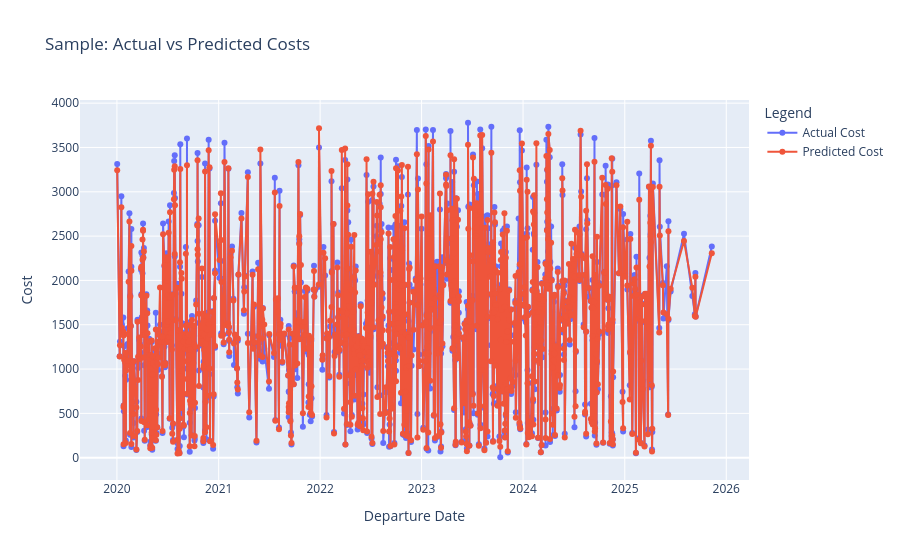

The notebook cell saved with this chart:
### Code cell
import plotly.graph_objects as go

# Create the interactive plot of Actual vs Predicted costs
test_df = X_test.copy()
test_df[target] = y_test
test_df['PREDICTED_COST'] = predictions
test_df['DEP_DATE'] = df.loc[X_test.index, 'DEP_DATE']

# Sample a subset of the test data for visualization
sample_df = test_df.sample(n=1000, random_state=1)  # Adjust sample size as needed
sample_df = sample_df.sort_values(by='DEP_DATE')
# Create the interactive plot
fig = go.Figure()

# Add Actual Cost trace
fig.add_trace(go.Scatter(
    x=sample_df['DEP_DATE'],
    y=sample_df[target],
    mode='lines+markers',
    name='Actual Cost'
))

# Add Predicted Cost trace
fig.add_trace(go.Scatter(
    x=sample_df['DEP_DATE'],
    y=sample_df['PREDICTED_COST'],
    mode='lines+markers',
    name='Predicted Cost'
))

# Update layout for better readability
fig.update_layout(
    title='Sample: Actual vs Predicted Costs',
    xaxis_title='Departure Date',
    yaxis_title='Cost',
    legend_title='Legend'
)

# Show the plot
fig.show()

### Figure 1 — Plotly figure (JSON) as saved in the notebook; plotly's stock layout.template omitted (floating-point values rounded to 4 significant figures; data arrays with more than 128 entries replaced by an {"elided": "..."} marker saying what was removed)
{"data": [{"mode": "lines+markers", "name": "Actual Cost", "type": "scatter", "x": {"elided": "1000 str values"}, "y": {"elided": "1000 float values"}}, {"mode": "lines+markers", "name": "Predicted Cost", "type": "scatter", "x": {"elided": "1000 str values"}, "y": {"elided": "1000 float values"}}], "layout": {"autosize": true, "legend": {"title": {"text": "Legend"}}, "title": {"text": "Sample: Actual vs Predicted Costs"}, "xaxis": {"autorange": true, "range": ["2019-08-28 00:10:28.8382", "2026-03-16 23:49:31.1618"], "title": {"text": "Departure Date"}, "type": "date"}, "yaxis": {"autorange": true, "range": [-306.7, 4091.0], "title": {"text": "Cost"}, "type": "linear"}}}
